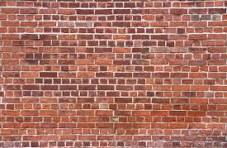
#> input picture input_images/brickwall.png, 227 x 148 px
$ python segment_and_color.py
#> lines starting #> are read from the running program, lines starting #| are printed output that depends on the picture; after the words box and inside, x2 and y2 are one past the last pixel; in counts of white or black regions, pixels touching at a corner belong together
"""
Image Segmentation to Graph Coloring Pipeline
Segments an image into regions and applies graph coloring
"""

import cv2
import numpy as np
import matplotlib
matplotlib.use('Agg')  # headless: this pipeline saves figures to disk, no interactive display needed
import matplotlib.pyplot as plt
from skimage import segmentation, color
from skimage import graph
import networkx as nx
from pathlib import Path


class ImageSegmentColorizer:
    """Main class for image segmentation and graph coloring"""

    def __init__(self, image_path):
        """Initialize with image path"""
        self.image_path = Path(image_path)
        self.original_image = None
        self.preprocessed_image = None
        self.segments = None
        self.rag = None
        self.coloring = None
        self.colored_image = None

    def load_and_preprocess(self, target_size=None, blur_kernel=5):
        """
        Load image and apply preprocessing

        Args:
            target_size: (width, height) tuple to resize, or None
            blur_kernel: Gaussian blur kernel size (odd number)
        """
#> called with blur_kernel = 5
        print(f"Loading image: {self.image_path}")
        self.original_image = cv2.imread(str(self.image_path))
#> self.original_image is the input picture: shape (148, 227, 3); mean B, G, R 100.4, 113.7, 169.7

        if self.original_image is None:
            raise ValueError(f"Could not load image: {self.image_path}")

        # Convert BGR to RGB for display
        self.original_image = cv2.cvtColor(self.original_image, cv2.COLOR_BGR2RGB)

        # Resize if requested
        if target_size:
            self.preprocessed_image = cv2.resize(
                self.original_image, target_size, interpolation=cv2.INTER_AREA
            )
        else:
            self.preprocessed_image = self.original_image.copy()

        # Apply Gaussian blur to reduce noise
        self.preprocessed_image = cv2.GaussianBlur(
            self.preprocessed_image, (blur_kernel, blur_kernel), 0
        )
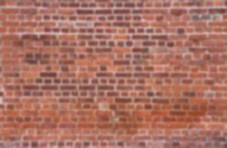
#> self.preprocessed_image: shape (148, 227, 3); mean R, G, B 169.7, 113.8, 100.4

        print(f"Image loaded: {self.preprocessed_image.shape}")
#| Image loaded: (148, 227, 3)
        return self.preprocessed_image

    def segment_slic(self, n_segments=100, compactness=30):
        """
        Segment image using SLIC superpixels

        Args:
            n_segments: Approximate number of segments
            compactness: Balance between color and space proximity
        """
#> called with n_segments = 150, compactness = 10
        print(f"Segmenting with SLIC (n_segments={n_segments})...")
        self.segments = segmentation.slic(
            self.preprocessed_image,
            n_segments=n_segments,
            compactness=compactness,
            start_label=0
        )
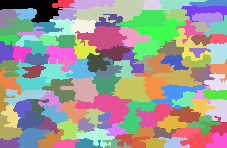
#> self.segments: shape (148, 227) int64; 118 distinct labels, from 0 to 117; one colour per label, 0 black

        n_regions = len(np.unique(self.segments))
#> n_regions = 118
        print(f"Created {n_regions} regions")
#| Created 118 regions
        return self.segments

    # [47 lines left out: function segment_watershed, not called in this run]

    def segment_brick_boundaries(self, edge_threshold1=30, edge_threshold2=100,
                                  morph_kernel_size=3, min_area=50):
        """
        Segment image using edge detection focused on brick boundaries (mortar lines)

        Args:
            edge_threshold1: Lower threshold for Canny edge detection
            edge_threshold2: Upper threshold for Canny edge detection
            morph_kernel_size: Size of morphological operations kernel
            min_area: Minimum area for a region to be considered
        """
        print(f"Segmenting with brick boundary detection...")

        # Convert to grayscale
        gray = cv2.cvtColor(self.preprocessed_image, cv2.COLOR_RGB2GRAY)

        # Apply bilateral filter to reduce noise while preserving edges
        bilateral = cv2.bilateralFilter(gray, 9, 75, 75)

        # Detect edges using Canny
        edges = cv2.Canny(bilateral, edge_threshold1, edge_threshold2)

        # Dilate edges to close gaps in brick boundaries
        kernel = np.ones((morph_kernel_size, morph_kernel_size), np.uint8)
        dilated = cv2.dilate(edges, kernel, iterations=2)

        # Close gaps
        closed = cv2.morphologyEx(dilated, cv2.MORPH_CLOSE, kernel, iterations=2)

        # Find contours
        contours, _ = cv2.findContours(closed, cv2.RETR_CCOMP, cv2.CHAIN_APPROX_SIMPLE)

        # Create labeled image
        self.segments = np.zeros(gray.shape, dtype=np.int32)

        # Fill regions between edges
        label = 1
        for i, contour in enumerate(contours):
            area = cv2.contourArea(contour)
            if area > min_area:
                cv2.drawContours(self.segments, [contour], -1, label, -1)
                label += 1

        # Fill unlabeled regions using watershed
        if np.any(self.segments == 0):
            # Use distance transform on unlabeled areas
            mask = (self.segments == 0).astype(np.uint8)
            dist_transform = cv2.distanceTransform(mask, cv2.DIST_L2, 5)

            # Find local maxima as markers
            _, sure_fg = cv2.threshold(dist_transform, 0.3 * dist_transform.max(), 255, 0)
            sure_fg = np.uint8(sure_fg)

            # Get markers from sure foreground
            _, markers = cv2.connectedComponents(sure_fg)
            markers = markers + label  # Start from next available label
            markers[self.segments > 0] = self.segments[self.segments > 0]

            # Apply watershed
            temp_image = cv2.cvtColor(self.preprocessed_image, cv2.COLOR_RGB2BGR)
            markers = cv2.watershed(temp_image, markers)
            self.segments = markers

        # Clean up: remove boundary markers (-1) and background (0)
        self.segments[self.segments == -1] = 0

        # Relabel segments consecutively
        unique_labels = np.unique(self.segments)
        unique_labels = unique_labels[unique_labels > 0]  # Remove 0
        label_map = {old: new for new, old in enumerate(unique_labels, start=1)}

        temp_segments = np.zeros_like(self.segments)
        for old_label, new_label in label_map.items():
            temp_segments[self.segments == old_label] = new_label
        self.segments = temp_segments

        n_regions = len(np.unique(self.segments)) - 1  # Exclude background
        print(f"Created {n_regions} regions")
        return self.segments

    def segment_mortar_based(self, mortar_threshold_percentile=20, min_brick_area=100):
        """
        Segment bricks by detecting dark mortar lines

        Args:
            mortar_threshold_percentile: Percentile for mortar darkness threshold
            min_brick_area: Minimum area for a brick region
        """
        print(f"Segmenting using mortar line detection...")

        # Convert to grayscale
        gray = cv2.cvtColor(self.preprocessed_image, cv2.COLOR_RGB2GRAY)

        # Apply strong Gaussian blur to remove brick texture
        blurred = cv2.GaussianBlur(gray, (11, 11), 0)

        # Threshold to find dark mortar lines
        threshold_value = np.percentile(blurred, mortar_threshold_percentile)
        _, mortar_mask = cv2.threshold(blurred, threshold_value, 255, cv2.THRESH_BINARY)

        # Invert so mortar is white (foreground)
        mortar_mask = cv2.bitwise_not(mortar_mask)

        # Clean up mortar lines
        kernel = np.ones((3, 3), np.uint8)
        mortar_clean = cv2.morphologyEx(mortar_mask, cv2.MORPH_CLOSE, kernel, iterations=2)
        mortar_clean = cv2.morphologyEx(mortar_clean, cv2.MORPH_OPEN, kernel, iterations=1)

        # Dilate mortar lines slightly to ensure separation
        mortar_dilated = cv2.dilate(mortar_clean, kernel, iterations=2)

        # Find brick regions (inverse of mortar)
        brick_mask = cv2.bitwise_not(mortar_dilated)

        # Label connected components as individual bricks
        n_labels, labels = cv2.connectedComponents(brick_mask)

        # Filter small regions
        self.segments = np.zeros_like(labels)
        new_label = 1
        for label_id in range(1, n_labels):
            mask = (labels == label_id)
            area = np.sum(mask)
            if area >= min_brick_area:
                self.segments[mask] = new_label
                new_label += 1

        n_regions = new_label - 1
        print(f"Created {n_regions} regions (bricks)")
        return self.segments

    def build_rag(self):
        """Build Region Adjacency Graph from segments"""
        print("Building Region Adjacency Graph...")

        # Create RAG with mean color of regions
        self.rag = graph.rag_mean_color(
            self.preprocessed_image, self.segments, mode='similarity'
        )

        print(f"RAG created: {self.rag.number_of_nodes()} nodes, "
              f"{self.rag.number_of_edges()} edges")
#| RAG created: 118 nodes, 317 edges
        return self.rag

    def apply_graph_coloring(self):
        """Apply greedy graph coloring algorithm"""
        print("Applying graph coloring...")

        # Use NetworkX greedy coloring
        self.coloring = nx.greedy_color(self.rag, strategy='largest_first')
#> self.coloring = 118 items

        n_colors = len(set(self.coloring.values()))
#> n_colors = 5
        print(f"Graph colored with {n_colors} colors")
#| Graph colored with 5 colors

        return self.coloring

    def create_colored_image(self):
        """Create image with regions colored by graph coloring"""
        print("Creating colored output image...")

        # Define distinct colors for visualization
        color_palette = [
            [255, 0, 0],      # Red
            [0, 255, 0],      # Green
            [0, 0, 255],      # Blue
            [255, 255, 0],    # Yellow
            [255, 0, 255],    # Magenta
            [0, 255, 255],    # Cyan
            [255, 128, 0],    # Orange
            [128, 0, 255],    # Purple
            [0, 255, 128],    # Spring Green
            [255, 0, 128],    # Rose
        ]

        # Create output image
        self.colored_image = np.zeros_like(self.preprocessed_image)

        # Map each segment to its color
        for segment_id in np.unique(self.segments):
            if segment_id == -1 or segment_id == 0:  # Skip background/borders
                continue

            color_idx = self.coloring.get(segment_id, 0)
            mask = self.segments == segment_id
            self.colored_image[mask] = color_palette[color_idx % len(color_palette)]
#> this loop made 118 passes
#> color_idx on passes 2 to 13: 2, 0, 1, 2, 1, 2, 0, 2, 3, 2, 3, 0
#> pass 2, in create_colored_image, `mask = self.segments == segment_id`:
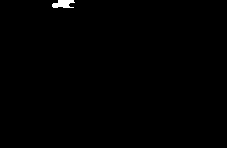
#> mask: shape (148, 227) bool; 0.4% white; 1 white region, box (x1, y1, x2, y2) and area: (52, 0, 75, 8) 134
#> after the loop:
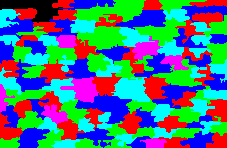
#> self.colored_image: shape (148, 227, 3); mean of channels 0, 1, 2 127.2, 115.3, 70.4; drawn as B, G, R

        return self.colored_image

    # [106 lines left out: functions visualize_results, visualize_graph_only, not called in this run]

    def get_statistics(self):
        """Return statistics about the segmentation and coloring"""
        stats = {
            'image_size': self.original_image.shape,
            'n_regions': len(np.unique(self.segments)),
            'n_edges': self.rag.number_of_edges(),
            'n_colors': len(set(self.coloring.values())),
            'avg_degree': sum(dict(self.rag.degree()).values()) / self.rag.number_of_nodes(),
        }
#> stats = {'image_size': (148, 227, 3), 'n_regions': 118, 'n_edges': 317, 'n_colors': 5, 'avg_degree': 5.37}
        return stats

    def process_pipeline(self, method='slic', **kwargs):
        """
        Run the complete pipeline

        Args:
            method: 'slic', 'watershed', 'brick_boundaries', or 'mortar_based'
            **kwargs: Additional arguments for segmentation
        """
        self.load_and_preprocess()

        if method == 'slic':
            self.segment_slic(**kwargs)
        elif method == 'watershed':
            self.segment_watershed(**kwargs)
        elif method == 'brick_boundaries':
            self.segment_brick_boundaries(**kwargs)
        elif method == 'mortar_based':
            self.segment_mortar_based(**kwargs)
        else:
            raise ValueError(f"Unknown method: {method}")

        self.build_rag()
        self.apply_graph_coloring()
        self.create_colored_image()

        return self.colored_image


# [79 lines left out: function compare_methods, not called in this run]


def comprehensive_visualization(image_path):
    """
    Create ONE comprehensive visualization showing all methods with their graphs

    Args:
        image_path: Path to image file
    """
    # Extract filename without extension from image path
    output_name = Path(image_path).stem

    print("=" * 60)
    print(f"COMPREHENSIVE ANALYSIS: {output_name.upper()}")
    print("=" * 60)

    # Define methods to compare
    methods = [
        ('SLIC', 'slic', {'n_segments': 150, 'compactness': 10}),
        ('Brick Boundaries', 'brick_boundaries', {
            'edge_threshold1': 20,
            'edge_threshold2': 60,
            'morph_kernel_size': 2,
            'min_area': 20
        }),
        ('Mortar Based', 'mortar_based', {
            'mortar_threshold_percentile': 15,
            'min_brick_area': 80
        }),
    ]

    results = []

    # Process each method
    for display_name, method_name, params in methods:
        print(f"\nProcessing: {display_name}...")
        processor = ImageSegmentColorizer(image_path)
        processor.process_pipeline(method=method_name, **params)

        stats = processor.get_statistics()
        print(f"  Regions: {stats['n_regions']}, Colors: {stats['n_colors']}, Edges: {stats['n_edges']}")
#|   Regions: 118, Colors: 5, Edges: 317

        results.append({
            'name': display_name,
            'processor': processor,
            'stats': stats
        })

    # Create comprehensive visualization
    fig = plt.figure(figsize=(20, 15))
    gs = fig.add_gridspec(3, 4, hspace=0.3, wspace=0.3)

    for i, result in enumerate(results):
        processor = result['processor']
        name = result['name']
        stats = result['stats']

        # Column 1: Original with method name
        ax1 = fig.add_subplot(gs[i, 0])
        ax1.imshow(processor.original_image)
        ax1.set_title(f'{name}\n({stats["n_regions"]} regions)', fontsize=11, fontweight='bold')
        ax1.axis('off')

        # Column 2: Segmentation boundaries
        ax2 = fig.add_subplot(gs[i, 1])
        boundaries = segmentation.mark_boundaries(
            processor.preprocessed_image, processor.segments, color=(1, 1, 0), mode='thick'
        )
        ax2.imshow(boundaries)
        ax2.set_title(f'Segmented Regions', fontsize=11)
        ax2.axis('off')

        # Column 3: Graph colored result
        ax3 = fig.add_subplot(gs[i, 2])
        ax3.imshow(processor.colored_image)
        ax3.set_title(f'{stats["n_colors"]} Colors Used', fontsize=11)
        ax3.axis('off')

        # Column 4: Adjacency Graph
        ax4 = fig.add_subplot(gs[i, 3])

        # Get node positions from centroids
        pos = {}
        for node in processor.rag.nodes():
            mask = processor.segments == node
            if np.any(mask):
                y, x = np.where(mask)
                pos[node] = (np.mean(x), -np.mean(y))

        # Get node colors from graph coloring
        node_colors = [processor.coloring.get(node, 0) for node in processor.rag.nodes()]

        # Draw graph with small dot-like nodes
        nx.draw(processor.rag, pos,
               node_color=node_colors,
               node_size=20,
               edge_color='gray',
               width=0.5,
               alpha=0.8,
               ax=ax4,
               with_labels=False,
               cmap=plt.cm.Set1)

        ax4.set_title(f'Region Adjacency Graph\n{stats["n_edges"]} edges', fontsize=11)
        ax4.set_aspect('equal')
#> this loop made 3 passes
#> name on passes 1 to 2: 'SLIC', 'Brick Boundaries'
#> (name, node_colors) on pass 3: ('Mortar Based', [0, 1])
#> pass 1, in comprehensive_visualization, `boundaries = segmentation.mark_boundaries( processor.preprocessed_imag..`:
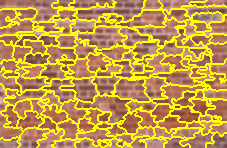
#> boundaries: shape (148, 227, 3) float64; mean R, G, B 0.761, 0.605, 0.278
#> pass 2, in comprehensive_visualization, `boundaries = segmentation.mark_boundaries( processor.preprocessed_imag..`:
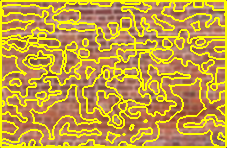
#> boundaries: shape (148, 227, 3) float64; mean R, G, B 0.771, 0.618, 0.27

    # Overall title
    fig.suptitle(f'Complete Analysis: {output_name.upper()}', fontsize=16, fontweight='bold')

    # Save
    results_dir = Path(__file__).resolve().parent.parent / 'results'
    results_dir.mkdir(parents=True, exist_ok=True)
    output_path = str(results_dir / f'{output_name}_complete.png')
    plt.savefig(output_path, dpi=150, bbox_inches='tight')
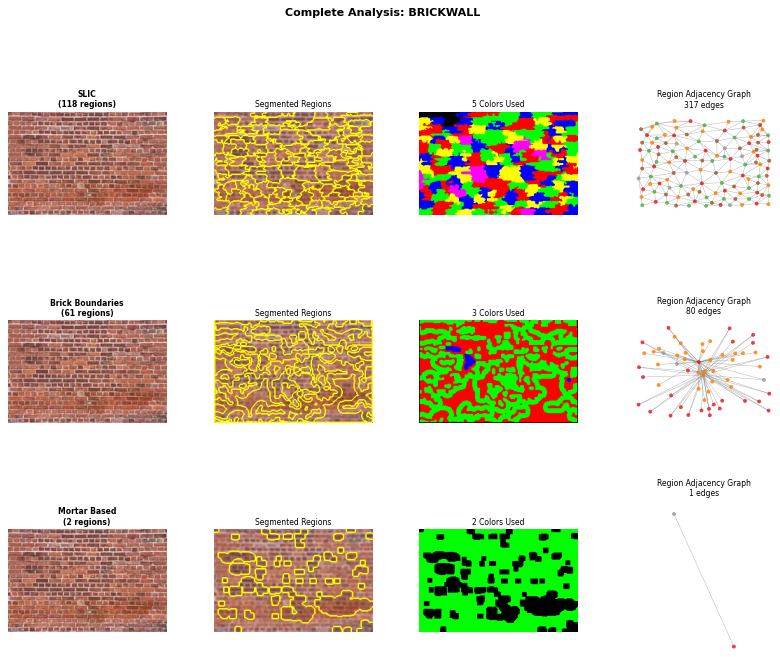
#> figure drawn by matplotlib, 12 panels
    print(f"\n{'='*60}")
    print(f"Complete visualization saved to: {output_path}")
    print(f"{'='*60}\n")
    plt.close(fig)


def main():
    """Main execution function"""
    import sys

    # Usage: python segment_and_color.py [path/to/image]
    default_image = str(Path(__file__).resolve().parent.parent / 'input_images' / 'brickwall.png')
    image_path = sys.argv[1] if len(sys.argv) > 1 else default_image

    # Generate comprehensive visualization
    comprehensive_visualization(image_path)


if __name__ == '__main__':
    main()
